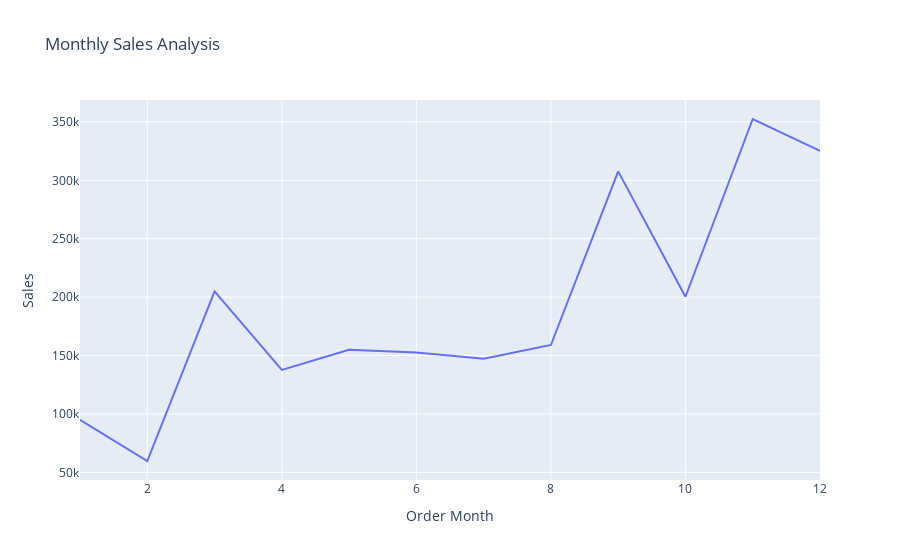

Notebook code for this chart:
### Markdown cell above
ues line chart show relations ship sales by order month

### Code cell
fig = px.line(sales_by_month, 
              x='Order Month', 
              y='Sales', 
              title='Monthly Sales Analysis')
fig.show()

### Figure 1 — Plotly figure (JSON) as saved in the notebook; plotly's stock layout.template omitted (floating-point values rounded to 4 significant figures)
{"data": [{"hovertemplate": "Order Month=%{x}<br>Sales=%{y}<extra></extra>", "legendgroup": "", "line": {"color": "#636efa", "dash": "solid"}, "marker": {"symbol": "circle"}, "mode": "lines", "name": "", "orientation": "v", "showlegend": false, "type": "scatter", "x": [1, 2, 3, 4, 5, 6, 7, 8, 9, 10, 11, 12], "xaxis": "x", "y": [94920.0, 59750.0, 205000.0, 137800.0, 155000.0, 152700.0, 147200.0, 159000.0, 307600.0, 200300.0, 352500.0, 325300.0], "yaxis": "y"}], "layout": {"legend": {"tracegroupgap": 0}, "title": {"text": "Monthly Sales Analysis"}, "xaxis": {"anchor": "y", "domain": [0, 1], "title": {"text": "Order Month"}}, "yaxis": {"anchor": "x", "domain": [0, 1], "title": {"text": "Sales"}}}}
